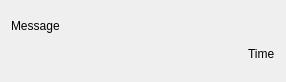
<?xml version="1.0" encoding="UTF-8"?>
<ui version="4.0">
 <class>ChatItemWidget</class>
 <widget class="QWidget" name="ChatItemWidget">
  <property name="geometry">
   <rect>
    <x>0</x>
    <y>0</y>
    <width>286</width>
    <height>82</height>
   </rect>
  </property>
  <property name="windowTitle">
   <string>Form</string>
  </property>
  <layout class="QGridLayout" name="gridLayout">
   <item row="1" column="1">
    <widget class="QLabel" name="lblTime">
     <property name="sizePolicy">
      <sizepolicy hsizetype="Fixed" vsizetype="Fixed">
       <horstretch>0</horstretch>
       <verstretch>0</verstretch>
      </sizepolicy>
     </property>
     <property name="text">
      <string>Time</string>
     </property>
    </widget>
   </item>
   <item row="0" column="0">
    <widget class="QLabel" name="lblMessage">
     <property name="sizePolicy">
      <sizepolicy hsizetype="MinimumExpanding" vsizetype="Fixed">
       <horstretch>0</horstretch>
       <verstretch>0</verstretch>
      </sizepolicy>
     </property>
     <property name="text">
      <string>Message</string>
     </property>
    </widget>
   </item>
  </layout>
 </widget>
 <resources/>
 <connections/>
</ui>
